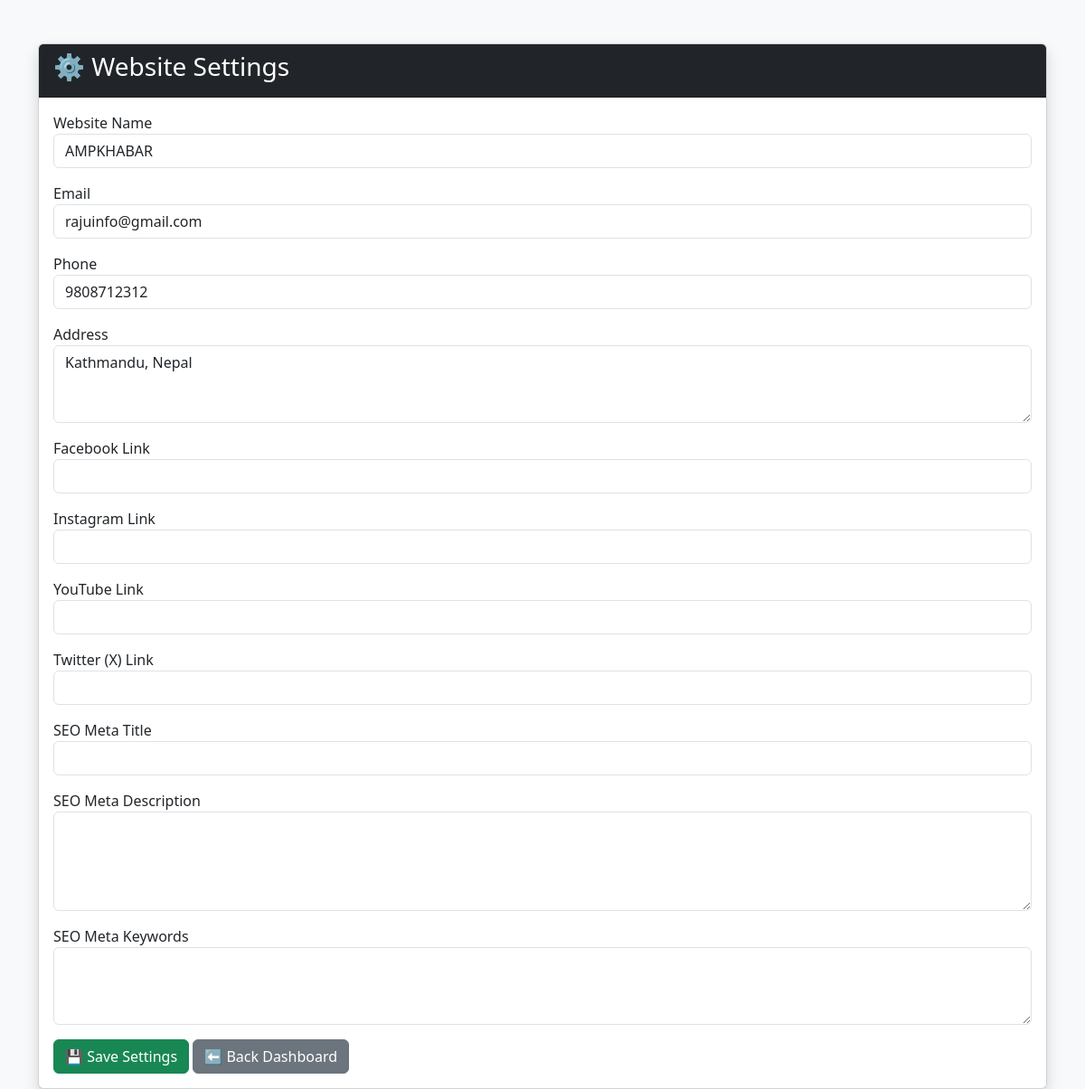
The page /settings.php (signed in) on the database its author committed.
### tables this page shows
CREATE TABLE `settings` (
  `id` int(11) NOT NULL,
  `site_name` varchar(255) NOT NULL,
  `site_email` varchar(255) DEFAULT NULL,
  `site_phone` varchar(50) DEFAULT NULL,
  `site_address` text DEFAULT NULL,
  `facebook` varchar(255) DEFAULT NULL,
  `instagram` varchar(255) DEFAULT NULL,
  `youtube` varchar(255) DEFAULT NULL,
  `twitter` varchar(255) DEFAULT NULL,
  `logo` varchar(255) DEFAULT NULL,
  `favicon` varchar(255) DEFAULT NULL,
  `updated_at` timestamp NOT NULL DEFAULT current_timestamp() ON UPDATE current_timestamp(),
  `meta_title` varchar(255) DEFAULT NULL,
  `meta_description` text DEFAULT NULL,
  `meta_keywords` text DEFAULT NULL,
  `og_image` varchar(255) DEFAULT NULL
);

### settings.php (the view, shortened to what this page needs)
<?php
include("database.php");
$setting = mysqli_fetch_assoc(mysqli_query($conn,"SELECT * FROM settings LIMIT 1"));
?>
<!DOCTYPE html>
<html lang="en">
<head>
    <link href="https://cdn.jsdelivr.net/npm/bootstrap@5.3.7/dist/css/bootstrap.min.css" rel="stylesheet">
</head>
<body class="bg-light">
    <div class="container mt-5">
        <div class="card shadow">
            <div class="card-header bg-dark text-white">
                <h3>⚙️ Website Settings</h3>
            </div>
            <div class="card-body">
                <form method="POST">
                    <div class="mb-3">
                        <label>Website Name</label>
                        <input type="text" name="site_name" class="form-control"
                            value="<?php echo $setting['site_name']; ?>">
                    </div>
                    <div class="mb-3">
                        <label>Email</label>
                        <input type="email" name="site_email" class="form-control"
                            value="<?php echo $setting['site_email']; ?>">
                    </div>
                    <div class="mb-3">
                        <label>Phone</label>
                        <input type="text" name="site_phone" class="form-control"
                            value="<?php echo $setting['site_phone']; ?>">
                    </div>
                    <div class="mb-3">
                        <label>Address</label>
                        <textarea name="site_address" class="form-control"
                            rows="3"><?php echo $setting['site_address']; ?></textarea>
                    </div>
                    <div class="mb-3">
                        <label>Facebook Link</label>
                        <input type="text" name="facebook" class="form-control"
                            value="<?php echo $setting['facebook']; ?>">
                    </div>
                    <div class="mb-3">
                        <label>Instagram Link</label>
                        <input type="text" name="instagram" class="form-control"
                            value="<?php echo $setting['instagram']; ?>">
                    </div>
                    <div class="mb-3">
                        <label>YouTube Link</label>
                        <input type="text" name="youtube" class="form-control"
                            value="<?php echo $setting['youtube']; ?>">
                    </div>
                    <div class="mb-3">
                        <label>Twitter (X) Link</label>
                        <input type="text" name="twitter" class="form-control"
                            value="<?php echo $setting['twitter']; ?>">
                    </div>
                    <div class="mb-3">
                        <label>SEO Meta Title</label>
                        <input type="text" name="meta_title" class="form-control"
                            value="<?php echo $setting['meta_title']; ?>">
                    </div>
                    <div class="mb-3">
                        <label>SEO Meta Description</label>
                        <textarea name="meta_description" class="form-control"
                            rows="4"><?php echo $setting['meta_description']; ?></textarea>
                    </div>
                    <div class="mb-3">
                        <label>SEO Meta Keywords</label>
                        <textarea name="meta_keywords" class="form-control"
                            rows="3"><?php echo $setting['meta_keywords']; ?></textarea>
                    </div>
                    <button type="submit" name="save" class="btn btn-success">
                        💾 Save Settings
                    </button>
                    <a href="dashboard.php" class="btn btn-secondary">
                        ⬅ Back Dashboard
                    </a>
                </form>
            </div>
        </div>
    </div>
</body>
</html>

### rows shown on the page
settings: site_name "AMPKHABAR", site_email "rajuinfo@gmail.com", site_phone "9808712312", site_address "Kathmandu, Nepal"
